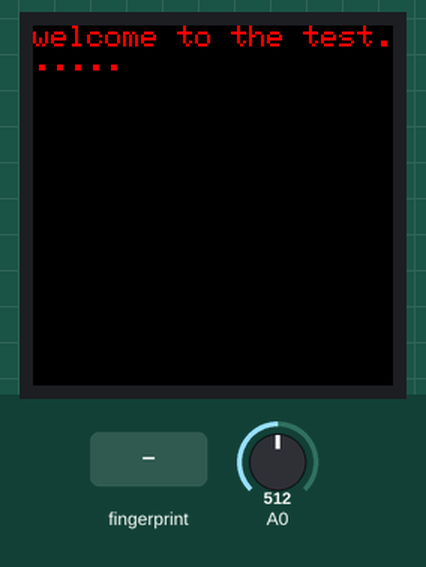
A sketch run on a simulated ESP8266 (NodeMCU). Parts: 240×240 colour display. Inputs (shaded band) come from the test bench; at power-on: A0 = 512. What the sketch prints to the serial monitor is not drawn.

Above: at 1.9 s.
At 8.0 s:
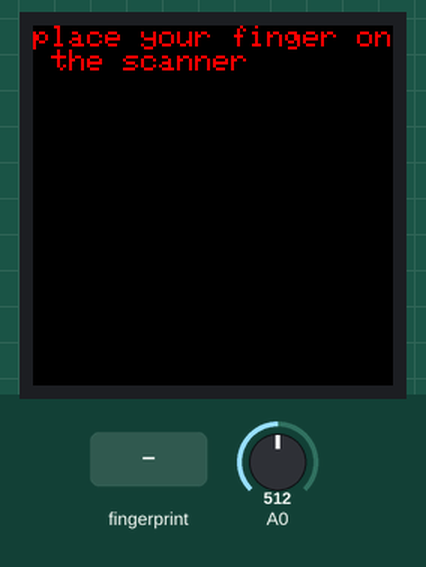
8.1 s: finger stored as number 1 placed on the sensor
At 10.3 s:
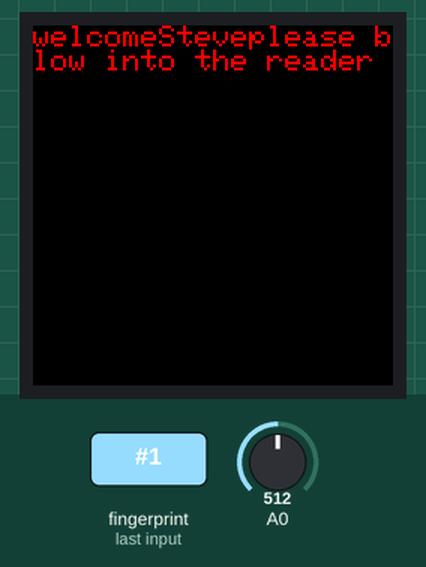
At 11.7 s:
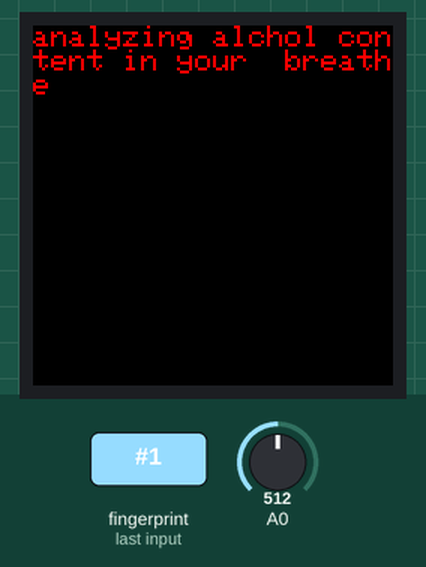
Timing chart, 0 to 13.2 s (numbered marks = the images above; inputs shaded):
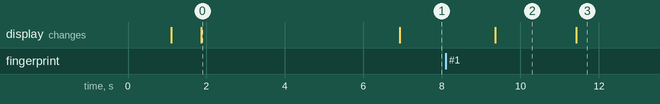

The sketch:

fingerprint_alchol_tests_new.ino
```cpp
#include <Adafruit_GFX.h>    // Core graphics library
#include <Adafruit_ST7789.h> // Hardware-specific library for ST7735
#include <SPI.h>


#if defined(ARDUINO_FEATHER_ESP32)
#define TFT_CS         14
#define TFT_RST        15
#define TFT_DC         32

#elif defined(ESP8266)
#define TFT_CS         4
#define TFT_RST        16
#define TFT_DC         5

#else

#define TFT_CS        10
#define TFT_RST        8
#define TFT_DC         9
#endif


// For 1.14", 1.3", 1.54", and 2.0" TFT with ST7789:
Adafruit_ST7789 tft = Adafruit_ST7789(TFT_CS, TFT_DC, TFT_RST);


int content = 0;
String name = "";

#include <Adafruit_Fingerprint.h>

#define mySerial Serial1


Adafruit_Fingerprint finger = Adafruit_Fingerprint(&mySerial);

void setup()
{
  Serial.begin(9600);
  while (!Serial);
  delay(100);
  Serial.println("\n\nAdafruit finger detect test");

  // set the data rate for the sensor serial port
  finger.begin(57600);

  if (finger.verifyPassword()) {
    Serial.println("Found fingerprint sensor!");
  } else {
    Serial.println("Did not find fingerprint sensor :(");
    while (1) {
      delay(1);
    }
  }
  tft.init(240, 240, SPI_MODE3);               // Init ST7789 240x240
  tft.setRotation(2);
  //  pinMode(TFT_BACKLIGHT, OUTPUT);
  //digitalWrite(TFT_BACKLIGHT, HIGH); // Backlight on

  Serial.println(F("Initialized"));

  uint16_t time = millis();
  tft.fillScreen(ST77XX_BLACK);
  time = millis() - time;

  Serial.println(time, DEC);
  delay(500);

  finger.getTemplateCount();
  Serial.print("Sensor contains "); Serial.print(finger.templateCount); Serial.println(" templates");
  Serial.println("Waiting for valid finger...");
  testdrawtext("welcome to the test...... ");
  delay(5000);

}

void loop() {
  testdrawtext("place your finger on the scanner ");
  delay(2000);
  getFingerprintID();
  delay(50);            //don't ned to run this at full speed.
}

uint8_t getFingerprintID() {
  uint8_t p = finger.getImage();
  switch (p) {
    case FINGERPRINT_OK:
      Serial.println("Image taken");
      break;
    case FINGERPRINT_NOFINGER:
      Serial.println("No finger detected");
      return p;
    case FINGERPRINT_PACKETRECIEVEERR:
      Serial.println("Communication error");
      return p;
    case FINGERPRINT_IMAGEFAIL:
      Serial.println("Imaging error");
      return p;
    default:
      Serial.println("Unknown error");
      return p;
  }

  // OK success!

  p = finger.image2Tz();
  switch (p) {
    case FINGERPRINT_OK:
      Serial.println("Image converted");
      break;
    case FINGERPRINT_IMAGEMESS:
      Serial.println("Image too messy");
      return p;
    case FINGERPRINT_PACKETRECIEVEERR:
      Serial.println("Communication error");
      return p;
    case FINGERPRINT_FEATUREFAIL:
      Serial.println("Could not find fingerprint features");
      return p;
    case FINGERPRINT_INVALIDIMAGE:
      Serial.println("Could not find fingerprint features");
      return p;
    default:
      Serial.println("Unknown error");
      return p;
  }

  // OK converted!
  p = finger.fingerFastSearch();
  if (p == FINGERPRINT_OK) {
    Serial.println("Found a print match!");
  } else if (p == FINGERPRINT_PACKETRECIEVEERR) {
    Serial.println("Communication error");
    return p;
  } else if (p == FINGERPRINT_NOTFOUND) {
    Serial.println("Did not find a match");
    return p;
  } else {
    Serial.println("Unknown error");
    return p;
  }

  // found a match!
  Serial.print("Found ID #"); Serial.print(finger.fingerID);
  Serial.print(" with confidence of "); Serial.println(finger.confidence);
  getId(finger.fingerID);
  return finger.fingerID;
}

// returns -1 if failed, otherwise returns ID #
int getFingerprintIDez() {
  uint8_t p = finger.getImage();
  if (p != FINGERPRINT_OK)  return -1;

  p = finger.image2Tz();
  if (p != FINGERPRINT_OK)  return -1;

  p = finger.fingerFastSearch();
  if (p != FINGERPRINT_OK)  return -1;

  // found a match!
  Serial.print("Found ID #"); Serial.print(finger.fingerID);
  Serial.print(" with confidence of "); Serial.println(finger.confidence);
  getId(finger.fingerID);
  return finger.fingerID;
}

void testdrawtext(String text) {

  //tft.setTextWrap(false);
  tft.fillScreen(ST77XX_BLACK);
  tft.setCursor(0, 0);
  tft.setTextColor(ST77XX_RED);
  tft.setTextSize(2);
  tft.setTextWrap(true);
  tft.print(text);
}
void breathe (String name) {
  testdrawtext("welcome" + (name) + "please blow into the reader ");
  delay(2000);

  for ( int i = 0; i < 10; i++) {
    content = analogRead(A0);
    Serial.print("alcohol senced: ");
    Serial.println(content);
    testdrawtext("analyzing alchol content in your  breathe" );
    delay(700);
  }
  testdrawtext("DONE YOU CAN STEP AWAY NOW");  //5 seconds
  delay(2000);
  if (content > 500) {
    testdrawtext("you are drunk content is : " + String(content));
    delay(3000);
    testdrawtext("sorry you cant work today " );
  } else {
    testdrawtext("good breathe content is" + String(content));
    delay(3000);
    testdrawtext("go inside you can work today");
  }
}
void getId(int id) {

  switch (id) {
    case 1: name = "Steve"; break;
    case 2: name = "Anthony"; break;

  }
  Serial.print("Hello ");
  Serial.println(name);
  breathe(name);

}
```

Measured:
- after the input at 8.1 s, the display: changes after 1.3 s (image 2)
- what the display in image 0 shows lasts 5.0 s, from 1.9 s to 6.9 s
- what the display in image 2 shows lasts 2.0 s, from 9.4 s to 11.4 s
